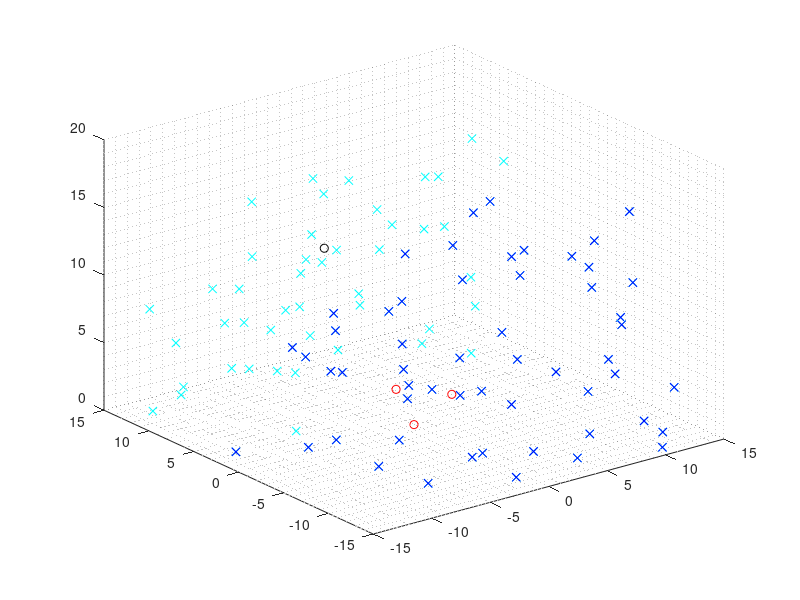

This chart was generated by the following MATLAB code:
clc
clear
close all

%% Definir posiciones 

posTx = [0,10,10];
posTg = [0,0,0; 
         0,2,0;
         4,1,0];

% Orientacion del Tx respecto al Tg

[az, el, r] = cart2sph(posTx(1)-posTg(:,1), posTx(2)-posTg(:,2), posTx(3)-posTg(:,3));

% Medidas aleatorias 

R = 15;
N = 100;

posX = rand(1,N)*2*R - R;
posY = rand(1,N)*2*R - R;
posZ = rand(1,N)*R;

figure
hold on 
plot3(posTx(1),posTx(2),posTx(3),'ko')
plot3(posTg(:,1),posTg(:,2),posTg(:,2),'ro')
plot3(posX,posY,posZ,'cx')
% grid minor 
% view(3)
% hold off 

%% Filtering 

[az_tg, el_tg, r_tg] = cart2sph(mean(posTg(:,1))-posX, mean(posTg(:,2))-posY, mean(posTg(:,3))-posZ);

% Verify is az_tg is on the range az + pi -+ pi/2, if true keep. Handle wrapping properly

az_min = max(az + pi/2);
az_max = min(az + 3*pi/2);

% Normalize angles to [0, 2*pi] to handle wrapping
az_tg_norm = mod(az_tg, 2*pi);
az_min_norm = mod(az_min, 2*pi);
az_max_norm = mod(az_max, 2*pi);

% Handle wrapping case where the range crosses 0/2π
if az_min_norm > az_max_norm
    % Range crosses the 0/2π boundary
    idx_valid = (az_tg_norm >= az_min_norm) | (az_tg_norm <= az_max_norm);
else
    % Normal case, no wrapping
    idx_valid = (az_tg_norm >= az_min_norm) & (az_tg_norm <= az_max_norm);
end

idx_valid = not(idx_valid);

posX_f = posX(idx_valid);
posY_f = posY(idx_valid);
posZ_f = posZ(idx_valid);

% figure
% hold on
% plot3(posTx(1),posTx(2),posTx(3),'ko')
% plot3(posTg(1),posTg(2),posTg(3),'ro')
plot3(posX_f,posY_f,posZ_f,'bx')
grid minor
view(3)
hold off
